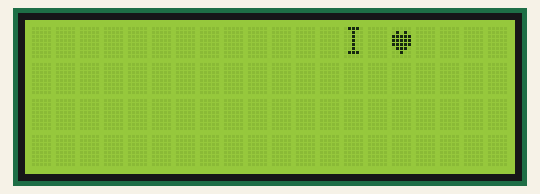
The program below on a simulated Raspberry Pi (BCM pin numbers). Shown: 20×4 character LCD. At 36.5 s the program stops and its outputs stay as they are.

Above: at 0.89 s.
At 3.89 s:
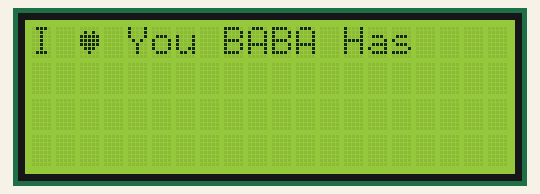
At 7.12 s:
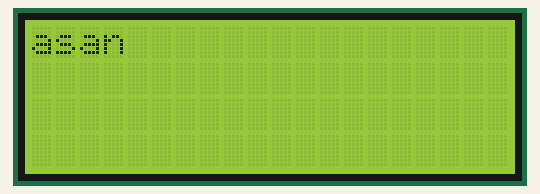
At 15.2 s:
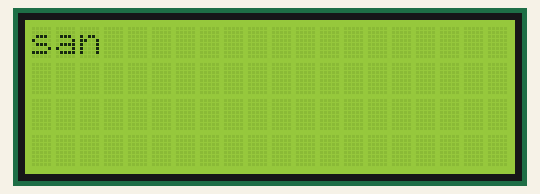
At 23.06 s:
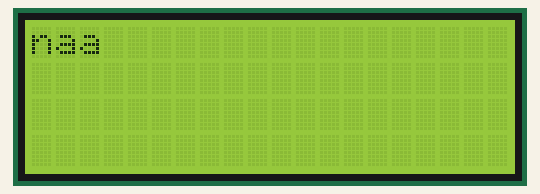
At 31.14 s:
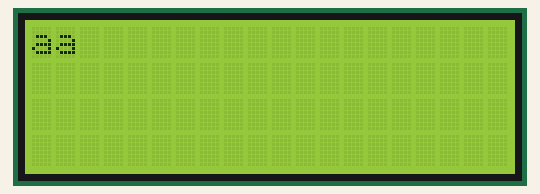

The program:

test.py
```python
from RPLCD.i2c import CharLCD
import time

def scroll_message(lcd, message, display_length=16, delay=0.4, repeat=5):
    """
    Manually scrolls a message across the LCD screen.

    :param lcd: The LCD instance.
    :param message: The message to scroll.
    :param display_length: The number of characters the display can show at once.
    :param delay: Delay between shifts.
    :param repeat: Number of times to repeat the scroll.
    """
    padded_message = ' ' * display_length + message + ' ' * display_length

    for _ in range(repeat):
        for i in range(len(message) + display_length):
            lcd.clear()
            lcd.write_string(padded_message[i:i+display_length])
            time.sleep(delay)

# Initialize the LCD
lcd = CharLCD('PCF8574', 0x27)

# Custom character definition for heart
heart = (
    0b00000,
    0b01010,
    0b11111,
    0b11111,
    0b11111,
    0b01110,
    0b00100,
    0b00000
)

# Create custom heart character
lcd.create_char(0, heart)

# Clear the LCD
lcd.clear()

# Messages with the heart character
first_message = "I " + chr(0) + " You BABA Hasan"
second_message = "I " + chr(0) + " You MAMA Sanaa"

# Scroll the messages
scroll_message(lcd, first_message, delay=0.2, repeat=2)
lcd.crlf()
scroll_message(lcd, second_message, delay=0.2, repeat=2)

# Wait for a while before clearing the display
time.sleep(5)
lcd.clear()
```
